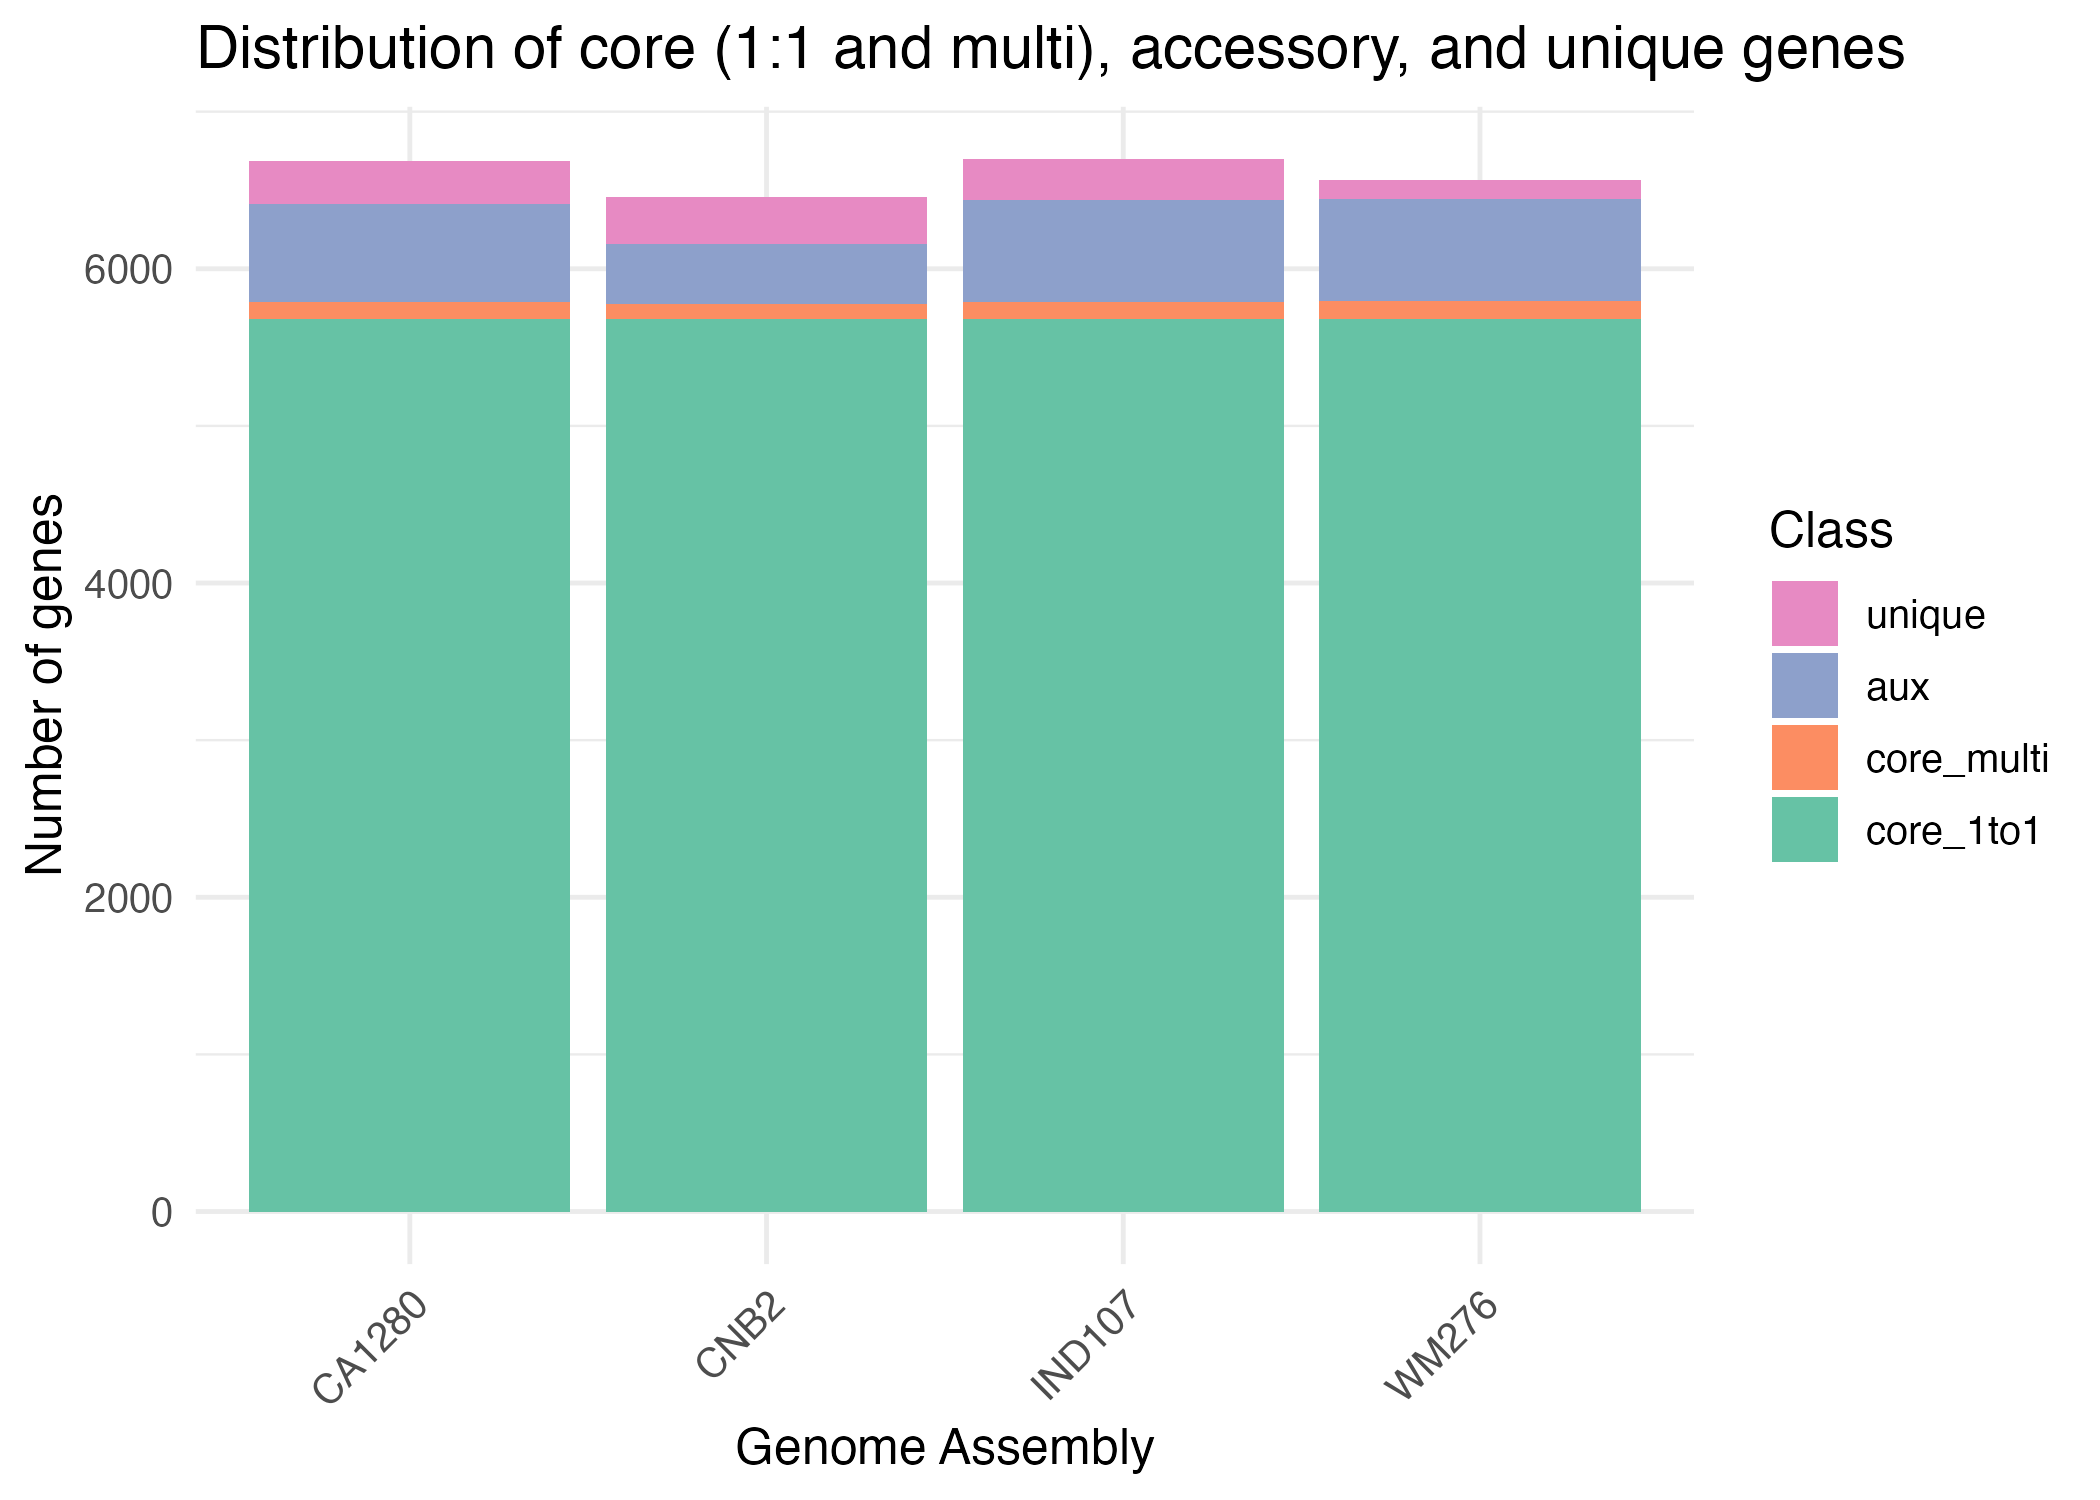

This chart was generated by the following R code:
core1_counts <- c(5679, 5679, 5679, 5679)
corem_counts <- c(112, 100, 108, 118)
aux_counts <- c(622, 381, 649, 650)
uniq_counts <- c(270, 296, 260, 118)
genomes <- c('CA1280', 'CNB2', 'IND107', 'WM276')

library(ggplot2)

df <- data.frame(
  genome = rep(genomes, times = 4),
  class = factor(
    rep(c("core_1to1", "core_multi", "aux", "unique"), each = length(genomes)),
    levels = c("core_1to1", "core_multi", "aux", "unique")
  ),
  count  = c(core1_counts, corem_counts, aux_counts, uniq_counts)
)

p <- ggplot(df, aes(x = genome, y = count, fill = class)) +
  geom_bar(
    stat = "identity", 
    position = position_stack(reverse = TRUE)
  ) +
  theme_minimal(base_size = 12) +
  theme(
    axis.text.x = element_text(angle = 45, hjust = 1),
    legend.position = "right"
  ) +
  labs(
    title = "Distribution of core (1:1 and multi), accessory, and unique genes",
    x = "Genome Assembly",
    y = "Number of genes",
    fill = "Class"
  ) +
  scale_fill_brewer(
    palette = "Set2",
    guide = guide_legend(reverse = TRUE)
  )

# PDF output
ggsave(filename = "examples/synima_output2/synima_step4-ortholog-summary/GENE_CLUSTERS_SUMMARIES.pep.orthomcl.cluster_dist_per_genome.summary_plot.pdf", 
plot = p, width = 7, height = 5)

# PNG output
ggsave(filename = "examples/synima_output2/synima_step4-ortholog-summary/GENE_CLUSTERS_SUMMARIES.pep.orthomcl.cluster_dist_per_genome.summary_plot.png", 
plot = p, width = 7, height = 5, dpi = 300)
